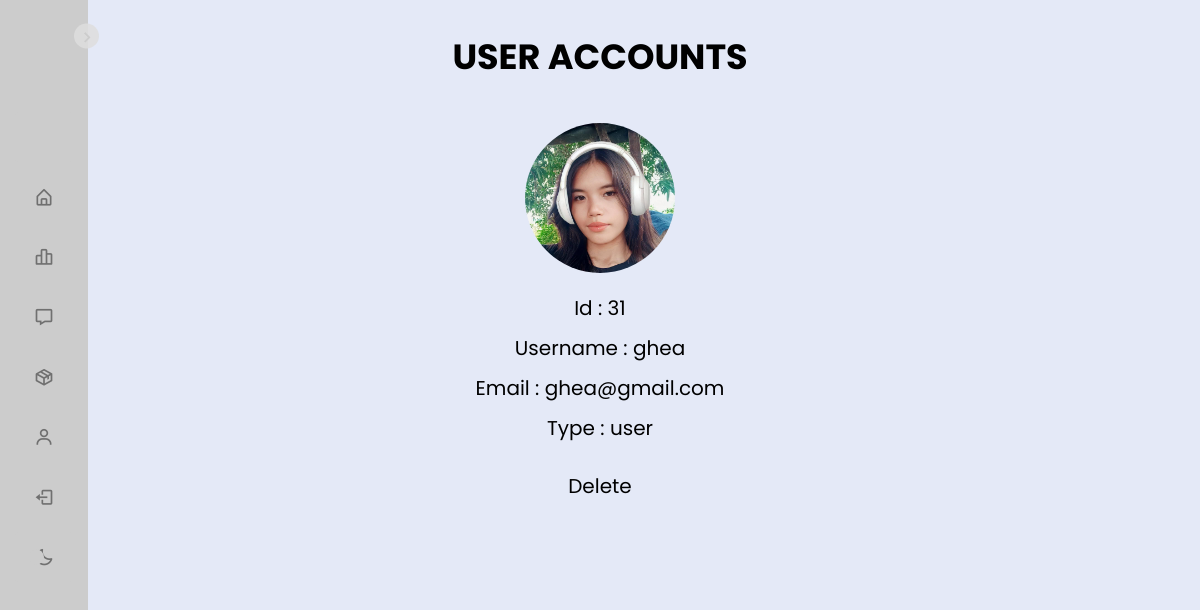
Page /admin_users.php (signed in) on the committed database.
### tables this page shows
CREATE TABLE `users` (
  `id` int(100) NOT NULL,
  `name` varchar(100) NOT NULL,
  `email` varchar(100) NOT NULL,
  `password` varchar(100) NOT NULL,
  `user_type` varchar(20) NOT NULL DEFAULT 'user',
  `image` varchar(100) NOT NULL
);

### admin_users.php (the view, shortened to what this page needs)
<?php
@include 'config.php';
$admin_id = $_SESSION['admin_id'];
?>
<!DOCTYPE html>
<html lang="en">
<head>
   <link rel="stylesheet" href="https://cdnjs.cloudflare.com/ajax/libs/font-awesome/6.1.1/css/all.min.css">
   <link rel="stylesheet" href="css/admin_style.css">
</head>
<body>
<?php include 'headerr.php'; ?>
<section class="user-accounts">
   <h1 class="title">User accounts</h1>
   <div class="box-container">
      <?php
         $select_users = $conn->prepare("SELECT * FROM `users`");
         $select_users->execute();
         while($fetch_users = $select_users->fetch(PDO::FETCH_ASSOC)){
      ?>
      <div class="box" style="<?php if($fetch_users['id'] == $admin_id){ echo 'display:none'; }; ?>">
         <img src="uploaded_img/<?= $fetch_users['image']; ?>" alt="">
         <p> Id : <span><?= $fetch_users['id']; ?></span></p>
         <p> Username : <span><?= $fetch_users['name']; ?></span></p>
         <p> Email : <span><?= $fetch_users['email']; ?></span></p>
         <p> Type : <span style=" color:<?php if($fetch_users['user_type'] == 'admin'){ echo 'orange'; }; ?>"><?= $fetch_users['user_type']; ?></span></p>
         <a href="admin_users.php?delete=<?= $fetch_users['id']; ?>" onclick="return confirm('delete this user?');" class="delete-btn">delete</a>
      </div>
      <?php
      }
      ?>
   </div>
</section>
</body>
</html>

### css/admin_style.css (style rules this page uses)
.user-accounts .box-container { display: grid; grid-template-columns: repeat(auto-fit, 33rem); gap:1.5rem; align-items: flex-start; justify-content:center; }
.user-accounts .box-container .box { border:var(--border); box-shadow: var(--box-shadow); background-color: var(--white); border-radius: .5rem; padding:2rem; text-align: center; }
.user-accounts .box-container .box img { height: 15rem; width: 15rem; border-radius: 50%; object-fit: cover; margin-bottom: 1rem; }
.user-accounts .box-container .box p { line-height: 1.5; padding:.5rem 0; font-size: 2rem; color:var(--light-color); }
.user-accounts .box-container .box p span { color:var(--green); }

### css/components.css (style rules this page uses)
* { font-family: 'Rubik', sans-serif; margin:0; padding:0; box-sizing: border-box; outline: none; border:none; text-decoration: none; color:var(--black); }
html { font-size: 62.5%; overflow-x: hidden; scroll-behavior: smooth; scroll-padding-top: 6.5rem; }
section { padding:3rem 2rem; max-width: 1200px; margin:0 auto; }
.btn, .delete-btn, .option-btn { display: block; width: 100%; margin-top: 1rem; border-radius: .5rem; color:var(--white); font-size: 2rem; padding:1.3rem 3rem; text-transform: capitalize; cursor: pointer; text-align: center; }
.delete-btn { background-color: var(--red); }
.title { text-align: center; margin-bottom: 2rem; text-transform: uppercase; color:var(--black); font-size: 3.5rem; }

### headerr.php (style rules this page uses)
* { margin: 0; padding: 0; box-sizing: border-box; font-family: 'Poppins', sans-serif; }
:root { --body-color: #E4E9F7; --sidebar-color: #ccc; --primary-color: #dddd; --primary-color-light: #ccc; --toggle-color: #DDD; --text-color: #707070; --tran-03: all 0.2s ease; --tran-03: all 0.3s ease; --tran-04: all 0.3s ease; --tran-05: all 0.3s ease; }
body { min-height: 100vh; background-color: var(--body-color); transition: var(--tran-05); }

### rows in the picture
users: image (placeholder picture), id "31", name "ghea", email "ghea@gmail.com", user_type "user"
